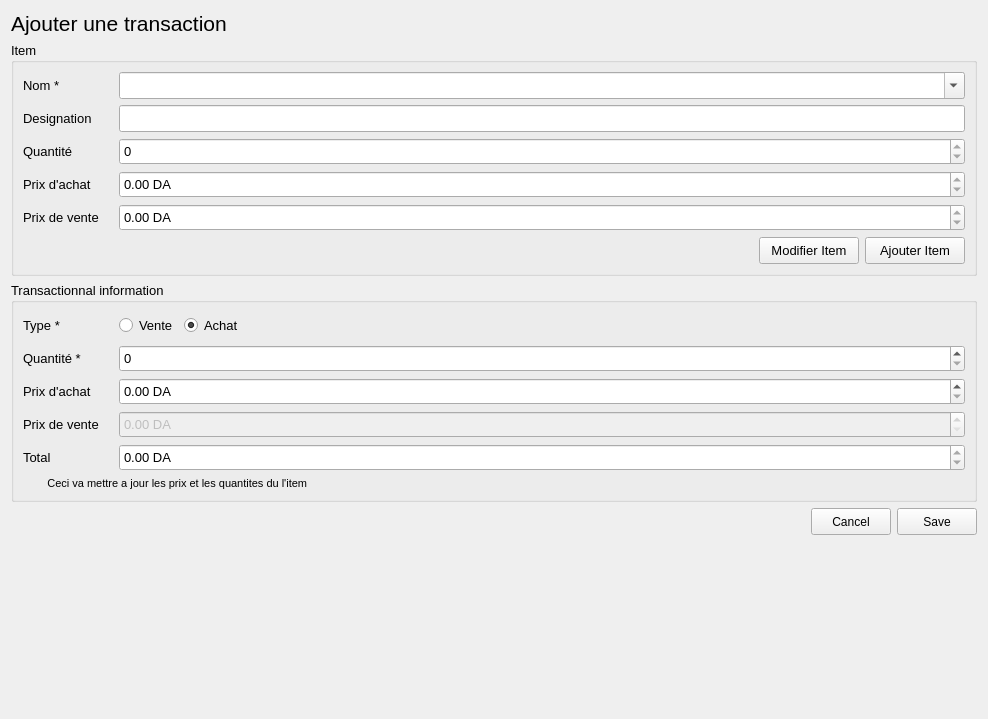
<?xml version="1.0" encoding="UTF-8"?>
<ui version="4.0">
 <class>Form</class>
 <widget class="QWidget" name="Form">
  <property name="geometry">
   <rect>
    <x>0</x>
    <y>0</y>
    <width>988</width>
    <height>719</height>
   </rect>
  </property>
  <property name="windowTitle">
   <string>Form</string>
  </property>
  <layout class="QGridLayout" name="gridLayout_3">
   <item row="0" column="0">
    <layout class="QVBoxLayout" name="verticalLayout">
     <item>
      <layout class="QHBoxLayout" name="horizontalLayout_7">
       <item>
        <widget class="QLabel" name="label">
         <property name="font">
          <font>
           <family>Arial</family>
           <pointsize>16</pointsize>
          </font>
         </property>
         <property name="text">
          <string>Ajouter une transaction</string>
         </property>
        </widget>
       </item>
       <item>
        <spacer name="horizontalSpacer_2">
         <property name="orientation">
          <enum>Qt::Horizontal</enum>
         </property>
         <property name="sizeHint" stdset="0">
          <size>
           <width>40</width>
           <height>20</height>
          </size>
         </property>
        </spacer>
       </item>
      </layout>
     </item>
     <item>
      <widget class="QGroupBox" name="groupBox">
       <property name="font">
        <font>
         <pointsize>10</pointsize>
        </font>
       </property>
       <property name="title">
        <string>Item</string>
       </property>
       <layout class="QGridLayout" name="gridLayout_2">
        <item row="0" column="0">
         <layout class="QHBoxLayout" name="horizontalLayout">
          <item>
           <widget class="QLabel" name="label_2">
            <property name="minimumSize">
             <size>
              <width>90</width>
              <height>27</height>
             </size>
            </property>
            <property name="maximumSize">
             <size>
              <width>70</width>
              <height>16777215</height>
             </size>
            </property>
            <property name="text">
             <string>Nom *</string>
            </property>
           </widget>
          </item>
          <item>
           <widget class="QComboBox" name="item_comboBox">
            <property name="minimumSize">
             <size>
              <width>320</width>
              <height>27</height>
             </size>
            </property>
            <property name="editable">
             <bool>true</bool>
            </property>
            <property name="insertPolicy">
             <enum>QComboBox::NoInsert</enum>
            </property>
           </widget>
          </item>
         </layout>
        </item>
        <item row="3" column="0">
         <layout class="QHBoxLayout" name="horizontalLayout_3">
          <item>
           <widget class="QLabel" name="label_6">
            <property name="minimumSize">
             <size>
              <width>90</width>
              <height>27</height>
             </size>
            </property>
            <property name="maximumSize">
             <size>
              <width>70</width>
              <height>16777215</height>
             </size>
            </property>
            <property name="text">
             <string>Quantité</string>
            </property>
           </widget>
          </item>
          <item>
           <widget class="QSpinBox" name="quantite__spinBox">
            <property name="enabled">
             <bool>true</bool>
            </property>
            <property name="minimumSize">
             <size>
              <width>320</width>
              <height>27</height>
             </size>
            </property>
            <property name="readOnly">
             <bool>true</bool>
            </property>
            <property name="maximum">
             <number>999999999</number>
            </property>
           </widget>
          </item>
         </layout>
        </item>
        <item row="4" column="0">
         <layout class="QHBoxLayout" name="horizontalLayout_4">
          <item>
           <widget class="QLabel" name="label_4">
            <property name="minimumSize">
             <size>
              <width>90</width>
              <height>27</height>
             </size>
            </property>
            <property name="maximumSize">
             <size>
              <width>70</width>
              <height>16777215</height>
             </size>
            </property>
            <property name="text">
             <string>Prix d'achat</string>
            </property>
           </widget>
          </item>
          <item>
           <widget class="QDoubleSpinBox" name="prixAchat_doubleSpinBox">
            <property name="enabled">
             <bool>true</bool>
            </property>
            <property name="minimumSize">
             <size>
              <width>320</width>
              <height>27</height>
             </size>
            </property>
            <property name="readOnly">
             <bool>true</bool>
            </property>
            <property name="showGroupSeparator" stdset="0">
             <bool>true</bool>
            </property>
            <property name="suffix">
             <string> DA</string>
            </property>
            <property name="maximum">
             <double>1000000000000.000000000000000</double>
            </property>
            <property name="value">
             <double>0.000000000000000</double>
            </property>
           </widget>
          </item>
         </layout>
        </item>
        <item row="1" column="0">
         <layout class="QHBoxLayout" name="horizontalLayout_2">
          <item>
           <widget class="QLabel" name="label_3">
            <property name="minimumSize">
             <size>
              <width>90</width>
              <height>27</height>
             </size>
            </property>
            <property name="maximumSize">
             <size>
              <width>70</width>
              <height>16777215</height>
             </size>
            </property>
            <property name="text">
             <string>Designation</string>
            </property>
           </widget>
          </item>
          <item>
           <widget class="QLineEdit" name="designation_lineEdit">
            <property name="minimumSize">
             <size>
              <width>320</width>
              <height>27</height>
             </size>
            </property>
            <property name="readOnly">
             <bool>true</bool>
            </property>
           </widget>
          </item>
         </layout>
        </item>
        <item row="5" column="0">
         <layout class="QHBoxLayout" name="horizontalLayout_5">
          <item>
           <widget class="QLabel" name="label_5">
            <property name="minimumSize">
             <size>
              <width>90</width>
              <height>27</height>
             </size>
            </property>
            <property name="maximumSize">
             <size>
              <width>70</width>
              <height>16777215</height>
             </size>
            </property>
            <property name="text">
             <string>Prix de vente</string>
            </property>
           </widget>
          </item>
          <item>
           <widget class="QDoubleSpinBox" name="prixVente_doubleSpinBox">
            <property name="enabled">
             <bool>true</bool>
            </property>
            <property name="minimumSize">
             <size>
              <width>320</width>
              <height>27</height>
             </size>
            </property>
            <property name="readOnly">
             <bool>true</bool>
            </property>
            <property name="showGroupSeparator" stdset="0">
             <bool>true</bool>
            </property>
            <property name="suffix">
             <string> DA</string>
            </property>
            <property name="maximum">
             <double>1000000000000.000000000000000</double>
            </property>
            <property name="value">
             <double>0.000000000000000</double>
            </property>
           </widget>
          </item>
         </layout>
        </item>
        <item row="6" column="0">
         <layout class="QHBoxLayout" name="horizontalLayout_9">
          <item>
           <spacer name="horizontalSpacer_4">
            <property name="orientation">
             <enum>Qt::Horizontal</enum>
            </property>
            <property name="sizeHint" stdset="0">
             <size>
              <width>40</width>
              <height>20</height>
             </size>
            </property>
           </spacer>
          </item>
          <item>
           <widget class="QPushButton" name="modifierItem_pushButton">
            <property name="minimumSize">
             <size>
              <width>100</width>
              <height>27</height>
             </size>
            </property>
            <property name="text">
             <string>Modifier Item</string>
            </property>
           </widget>
          </item>
          <item>
           <widget class="QPushButton" name="ajouterItem_pushButton">
            <property name="minimumSize">
             <size>
              <width>100</width>
              <height>27</height>
             </size>
            </property>
            <property name="text">
             <string>Ajouter Item</string>
            </property>
           </widget>
          </item>
         </layout>
        </item>
       </layout>
      </widget>
     </item>
     <item>
      <widget class="QGroupBox" name="groupBox_2">
       <property name="font">
        <font>
         <pointsize>10</pointsize>
        </font>
       </property>
       <property name="title">
        <string>Transactionnal information</string>
       </property>
       <layout class="QGridLayout" name="gridLayout">
        <item row="3" column="0">
         <layout class="QHBoxLayout" name="horizontalLayout_13">
          <item>
           <widget class="QLabel" name="label_12">
            <property name="minimumSize">
             <size>
              <width>90</width>
              <height>27</height>
             </size>
            </property>
            <property name="maximumSize">
             <size>
              <width>70</width>
              <height>16777215</height>
             </size>
            </property>
            <property name="text">
             <string>Prix d'achat</string>
            </property>
           </widget>
          </item>
          <item>
           <widget class="QDoubleSpinBox" name="prixAchat_trans_doubleSpinBox">
            <property name="minimumSize">
             <size>
              <width>320</width>
              <height>27</height>
             </size>
            </property>
            <property name="showGroupSeparator" stdset="0">
             <bool>true</bool>
            </property>
            <property name="suffix">
             <string> DA</string>
            </property>
            <property name="maximum">
             <double>1000000000000.000000000000000</double>
            </property>
            <property name="value">
             <double>0.000000000000000</double>
            </property>
           </widget>
          </item>
         </layout>
        </item>
        <item row="0" column="0">
         <layout class="QHBoxLayout" name="horizontalLayout_15">
          <item>
           <widget class="QLabel" name="label_13">
            <property name="minimumSize">
             <size>
              <width>90</width>
              <height>27</height>
             </size>
            </property>
            <property name="maximumSize">
             <size>
              <width>70</width>
              <height>16777215</height>
             </size>
            </property>
            <property name="text">
             <string>Type *</string>
            </property>
           </widget>
          </item>
          <item>
           <widget class="QRadioButton" name="vente_radioButton">
            <property name="minimumSize">
             <size>
              <width>0</width>
              <height>27</height>
             </size>
            </property>
            <property name="text">
             <string>Vente</string>
            </property>
           </widget>
          </item>
          <item>
           <widget class="QRadioButton" name="achat_radioButton">
            <property name="minimumSize">
             <size>
              <width>0</width>
              <height>27</height>
             </size>
            </property>
            <property name="text">
             <string>Achat</string>
            </property>
            <property name="checked">
             <bool>true</bool>
            </property>
           </widget>
          </item>
          <item>
           <spacer name="horizontalSpacer_3">
            <property name="orientation">
             <enum>Qt::Horizontal</enum>
            </property>
            <property name="sizeHint" stdset="0">
             <size>
              <width>40</width>
              <height>20</height>
             </size>
            </property>
           </spacer>
          </item>
         </layout>
        </item>
        <item row="5" column="0">
         <layout class="QHBoxLayout" name="horizontalLayout_16">
          <item>
           <widget class="QLabel" name="label_15">
            <property name="minimumSize">
             <size>
              <width>90</width>
              <height>27</height>
             </size>
            </property>
            <property name="maximumSize">
             <size>
              <width>70</width>
              <height>16777215</height>
             </size>
            </property>
            <property name="text">
             <string>Total</string>
            </property>
           </widget>
          </item>
          <item>
           <widget class="QDoubleSpinBox" name="prixVente_trans_doubleSpinBox_2">
            <property name="minimumSize">
             <size>
              <width>320</width>
              <height>27</height>
             </size>
            </property>
            <property name="readOnly">
             <bool>true</bool>
            </property>
            <property name="showGroupSeparator" stdset="0">
             <bool>true</bool>
            </property>
            <property name="suffix">
             <string> DA</string>
            </property>
            <property name="maximum">
             <double>1000000000000.000000000000000</double>
            </property>
            <property name="value">
             <double>0.000000000000000</double>
            </property>
           </widget>
          </item>
         </layout>
        </item>
        <item row="2" column="0">
         <layout class="QHBoxLayout" name="horizontalLayout_11">
          <item>
           <widget class="QLabel" name="label_10">
            <property name="minimumSize">
             <size>
              <width>90</width>
              <height>27</height>
             </size>
            </property>
            <property name="maximumSize">
             <size>
              <width>70</width>
              <height>16777215</height>
             </size>
            </property>
            <property name="text">
             <string>Quantité *</string>
            </property>
           </widget>
          </item>
          <item>
           <widget class="QSpinBox" name="quantite_trans_spinBox">
            <property name="minimumSize">
             <size>
              <width>320</width>
              <height>27</height>
             </size>
            </property>
            <property name="maximum">
             <number>999999999</number>
            </property>
           </widget>
          </item>
         </layout>
        </item>
        <item row="4" column="0">
         <layout class="QHBoxLayout" name="horizontalLayout_12">
          <item>
           <widget class="QLabel" name="label_11">
            <property name="minimumSize">
             <size>
              <width>90</width>
              <height>27</height>
             </size>
            </property>
            <property name="maximumSize">
             <size>
              <width>70</width>
              <height>16777215</height>
             </size>
            </property>
            <property name="text">
             <string>Prix de vente</string>
            </property>
           </widget>
          </item>
          <item>
           <widget class="QDoubleSpinBox" name="prixVente_trans_doubleSpinBox">
            <property name="enabled">
             <bool>false</bool>
            </property>
            <property name="minimumSize">
             <size>
              <width>320</width>
              <height>27</height>
             </size>
            </property>
            <property name="showGroupSeparator" stdset="0">
             <bool>true</bool>
            </property>
            <property name="suffix">
             <string> DA</string>
            </property>
            <property name="maximum">
             <double>1000000000000.000000000000000</double>
            </property>
            <property name="value">
             <double>0.000000000000000</double>
            </property>
           </widget>
          </item>
         </layout>
        </item>
        <item row="6" column="0">
         <widget class="QLabel" name="label_14">
          <property name="font">
           <font>
            <pointsize>8</pointsize>
           </font>
          </property>
          <property name="text">
           <string>        Ceci va mettre a jour les prix et les quantites du l'item</string>
          </property>
          <property name="alignment">
           <set>Qt::AlignLeading|Qt::AlignLeft|Qt::AlignVCenter</set>
          </property>
         </widget>
        </item>
       </layout>
      </widget>
     </item>
     <item>
      <layout class="QHBoxLayout" name="horizontalLayout_6">
       <item>
        <spacer name="horizontalSpacer">
         <property name="orientation">
          <enum>Qt::Horizontal</enum>
         </property>
         <property name="sizeHint" stdset="0">
          <size>
           <width>40</width>
           <height>20</height>
          </size>
         </property>
        </spacer>
       </item>
       <item>
        <widget class="QPushButton" name="cancel_pushButton">
         <property name="minimumSize">
          <size>
           <width>0</width>
           <height>27</height>
          </size>
         </property>
         <property name="text">
          <string>Cancel</string>
         </property>
        </widget>
       </item>
       <item>
        <widget class="QPushButton" name="save_pushButton">
         <property name="minimumSize">
          <size>
           <width>0</width>
           <height>27</height>
          </size>
         </property>
         <property name="text">
          <string>Save</string>
         </property>
        </widget>
       </item>
      </layout>
     </item>
    </layout>
   </item>
   <item row="1" column="0">
    <spacer name="verticalSpacer">
     <property name="orientation">
      <enum>Qt::Vertical</enum>
     </property>
     <property name="sizeHint" stdset="0">
      <size>
       <width>20</width>
       <height>40</height>
      </size>
     </property>
    </spacer>
   </item>
  </layout>
 </widget>
 <resources/>
 <connections>
  <connection>
   <sender>achat_radioButton</sender>
   <signal>toggled(bool)</signal>
   <receiver>prixAchat_trans_doubleSpinBox</receiver>
   <slot>setEnabled(bool)</slot>
   <hints>
    <hint type="sourcelabel">
     <x>211</x>
     <y>293</y>
    </hint>
    <hint type="destinationlabel">
     <x>228</x>
     <y>360</y>
    </hint>
   </hints>
  </connection>
  <connection>
   <sender>vente_radioButton</sender>
   <signal>toggled(bool)</signal>
   <receiver>prixVente_trans_doubleSpinBox</receiver>
   <slot>setEnabled(bool)</slot>
   <hints>
    <hint type="sourcelabel">
     <x>130</x>
     <y>291</y>
    </hint>
    <hint type="destinationlabel">
     <x>139</x>
     <y>389</y>
    </hint>
   </hints>
  </connection>
 </connections>
</ui>
